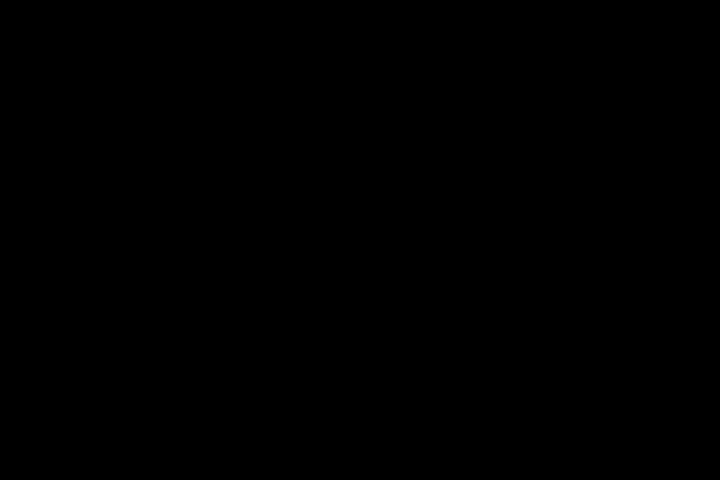
Frame 1 (no input)
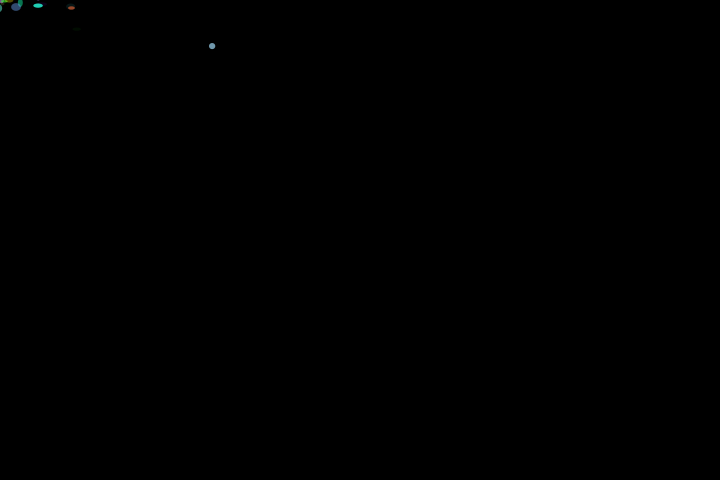
Frame 60 (the mouse pressed at the canvas centre just before this capture)
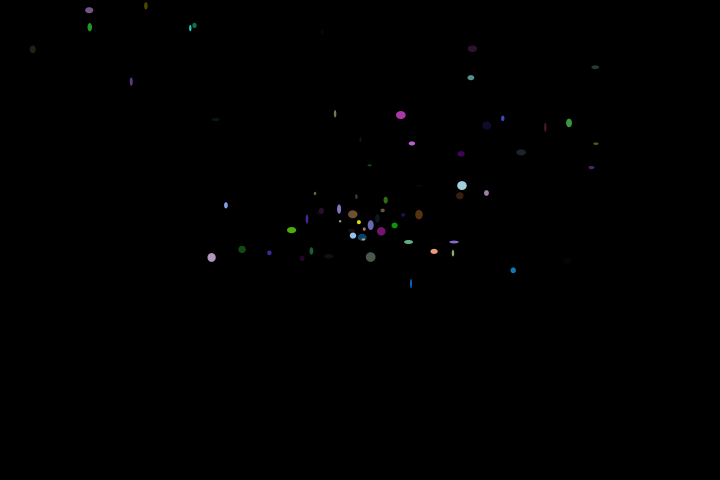
Frame 120 (the mouse held since frame 60 and released just before this capture)

The Processing sketch that drew these frames (run headless with seeded random() and noise(); from frame 60 on, the mouse is pressed at the canvas centre):

// Processing sketch: processing_91052
// ── processing_91052.pde

ParticleSystem ps;
void setup() {
size(720, 480);
ps = new ParticleSystem(width/2, height/2);
background(0);
}
void draw() {
background(0);
//ps.ParticleSystem(mouseX, mouseY);

ps.addParticle();
ps.origin.x=mouseX;
ps.origin.y=mouseY;
ps.run();
}

//Particle Class
class Particle {
PVector location;
PVector acceleration;
PVector velocity;
float life;
float mass = 5;
int col;

Particle(PVector loc) {
location = loc.get();
life = 255.0;
acceleration = new PVector(0, 1);
velocity = new PVector(random(-3, 5), random(-5, 0));
 col = color(random(255),random(255),random(255),random(255));
}

void update() {
velocity.add(acceleration);
location.add(velocity);
acceleration.mult(0);
life -= 3.0;
}

void display() {
    ellipseMode(CENTER);
    noStroke();
   fill(col);
    ellipse(location.x,location.y,random(2,10),random(2,10));

}

void applyForce(PVector force) {
PVector f = force.get();
f.div(mass);
acceleration.add(f);
}

void run() {
update();
display();
}

boolean isDead() {
  if (life < random(30,40)) {
    velocity = new PVector(random(-3, 5), random(10, 0));
  }
if (life < 0.0) {
return true;
} else {
return false;
}
}
}
//particleSystem Class
import java.util.*;
class ParticleSystem {
ArrayList<Particle> particles;
PVector origin;

ParticleSystem(float x, float y) {
origin = new PVector(x,y);
x = mouseX;
y = mouseY;
particles = new ArrayList<Particle>();
}

void addParticle() {
particles.add(new Particle(origin));
}

void applyForce(PVector f) {
for (Particle p: particles) {
p.applyForce(f);
}
}

void run() {
for (int i = particles.size()-1; i > 0; i--) {
Particle p = particles.get(i);
p.run();

if (p.isDead()) {
particles.remove(p);
}
}
}
}
